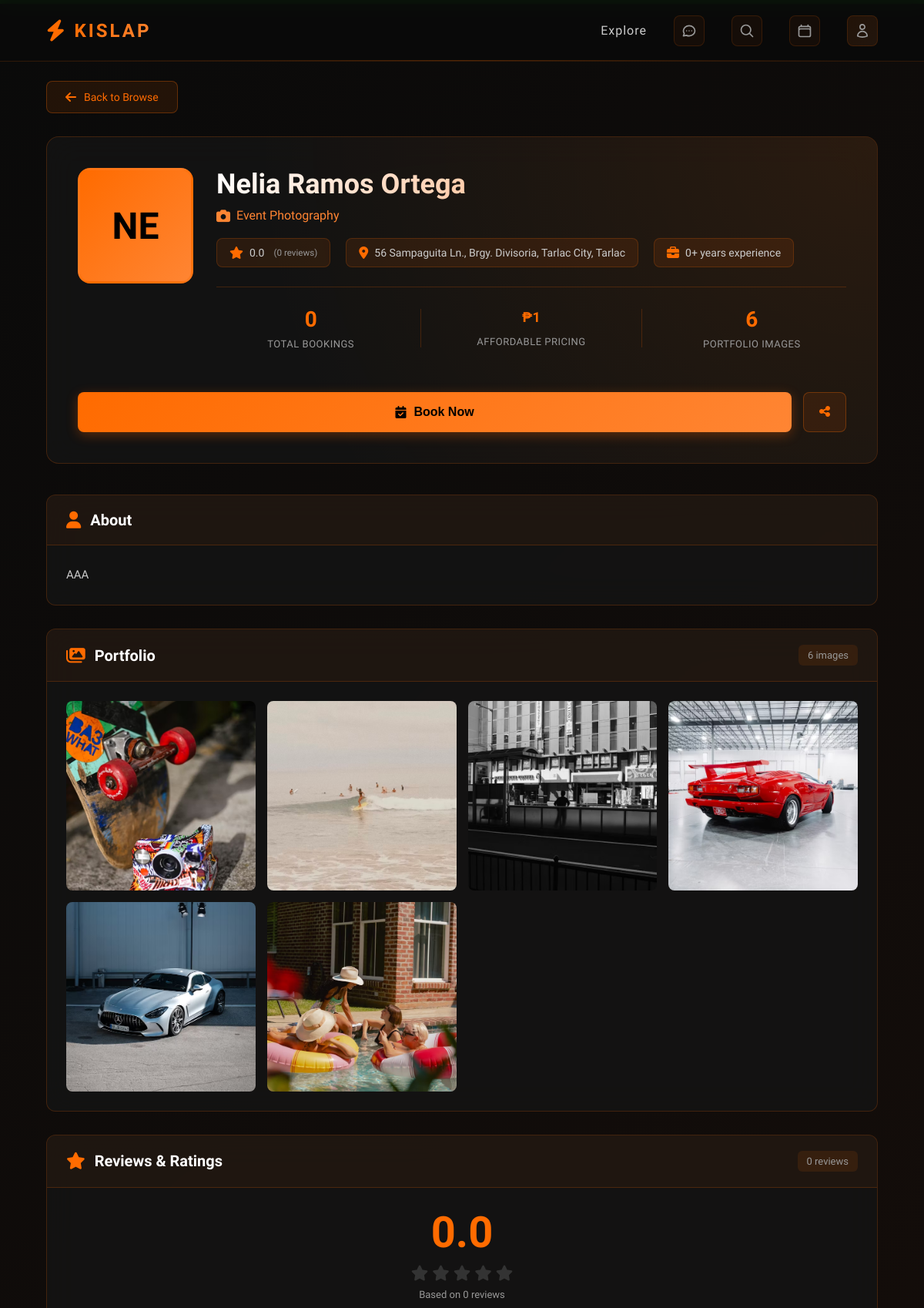
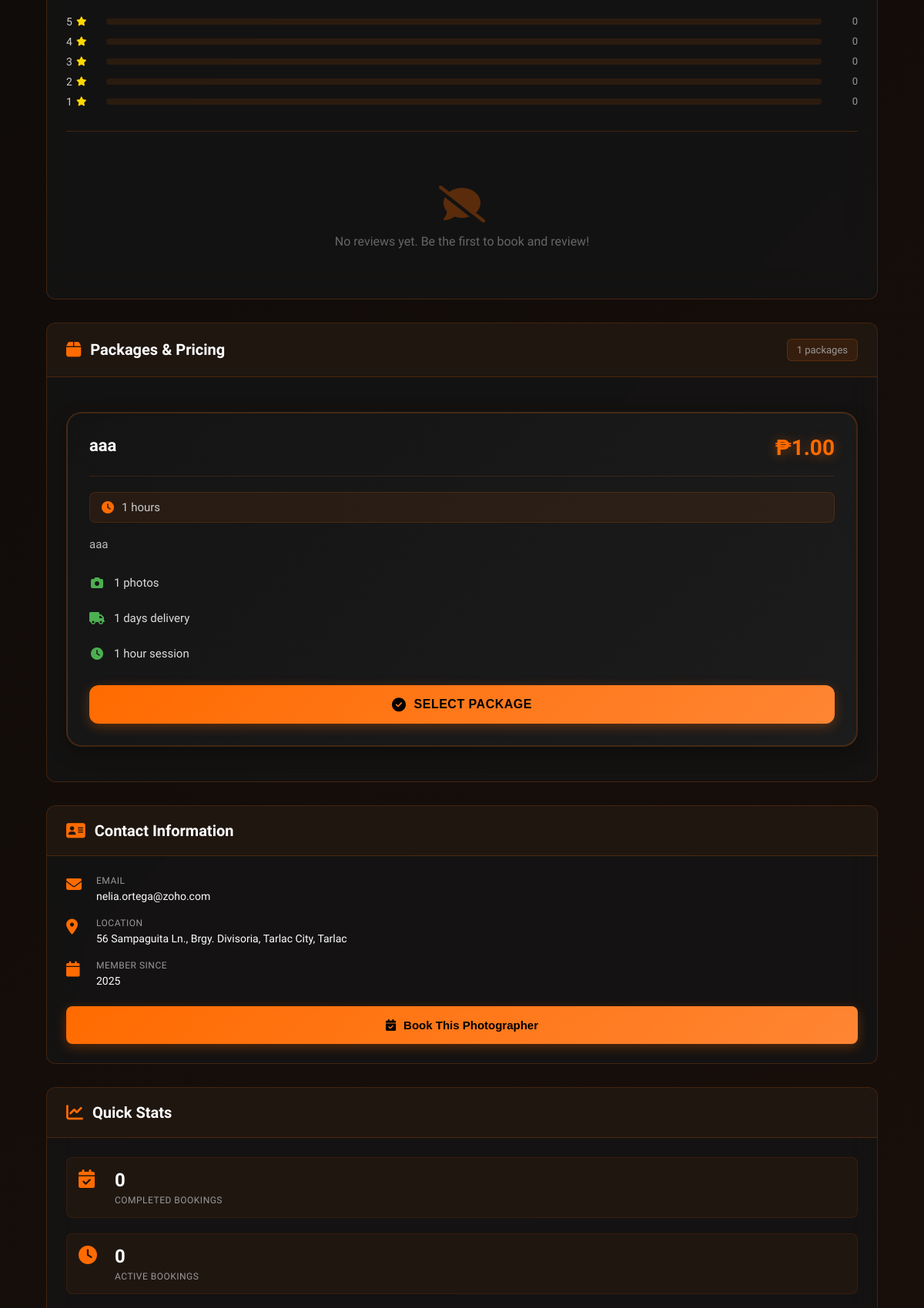
Page /index.php?controller=Browse&action=viewProfile&id=3 (upper part) on the committed database (2 pictures, top to bottom).
### tables this page shows
CREATE TABLE `workers` (
  `worker_id` int(11) NOT NULL,
  `application_id` int(11) DEFAULT NULL,
  `status` enum('active','suspended','banned') NOT NULL DEFAULT 'active',
  `suspended_until` timestamp NULL DEFAULT NULL,
  `suspension_reason` text DEFAULT NULL,
  `suspended_by` int(11) DEFAULT NULL,
  `suspended_at` timestamp NULL DEFAULT NULL,
  `lastName` varchar(100) NOT NULL,
  `firstName` varchar(100) NOT NULL,
  `middleName` varchar(100) DEFAULT NULL,
  `email` varchar(255) NOT NULL,
  `phoneNumber` varchar(20) NOT NULL,
  `password` varchar(255) NOT NULL,
  `address` text DEFAULT NULL,
  `specialty` varchar(100) DEFAULT NULL,
  `experience_years` int(11) DEFAULT 0,
  `bio` text DEFAULT NULL,
  `profile_photo` varchar(255) DEFAULT NULL,
  `total_ratings` int(11) DEFAULT 0,
  `total_bookings` int(11) DEFAULT 0,
  `total_earnings` decimal(10,2) DEFAULT 0.00,
  `created_at` timestamp NOT NULL DEFAULT current_timestamp(),
  `updated_at` timestamp NOT NULL DEFAULT current_timestamp() ON UPDATE current_timestamp(),
  `average_rating` decimal(3,2) DEFAULT 0.00
);

CREATE TABLE `worker_works` (
  `work_id` int(11) NOT NULL,
  `worker_id` int(11) NOT NULL,
  `image_path` varchar(255) NOT NULL,
  `uploaded_at` timestamp NOT NULL DEFAULT current_timestamp()
);

CREATE TABLE `packages` (
  `package_id` int(11) NOT NULL,
  `worker_id` int(11) NOT NULL,
  `name` varchar(100) NOT NULL,
  `description` text DEFAULT NULL,
  `price` decimal(10,2) NOT NULL,
  `duration_hours` int(11) DEFAULT NULL,
  `photo_count` int(11) DEFAULT NULL,
  `delivery_days` int(11) DEFAULT NULL,
  `status` enum('active','inactive') DEFAULT 'active',
  `created_at` timestamp NOT NULL DEFAULT current_timestamp(),
  `updated_at` timestamp NOT NULL DEFAULT current_timestamp() ON UPDATE current_timestamp()
);

### views/home/profile.php (the view, shortened to what the rows shown need)
<?php
$photographer = $worker ?? null;
$fullName = trim(
    ($photographer['firstName'] ?? '') . ' ' .
    ($photographer['middleName'] ?? '') . ' ' .
    ($photographer['lastName'] ?? '')
);
$businessName = $photographer['display_name'] ?? $fullName;
$bio = $photographer['bio'] ?? 'No bio available';
$location = $photographer['address'] ?? 'Philippines';
$yearsExperience = $photographer['experience_years'] ?? 0;
$specialty = $photographer['specialty'] ?? 'general';
$email = $photographer['email'] ?? '';
$joinedDate = $photographer['created_at'] ?? '';
$specialtyCategories = $allSpecialties ?? [];
$categoryLabel = $specialtyCategories[$specialty] ?? ucwords(str_replace('_', ' ', $specialty));
$stats = $workerStats ?? [];
$totalBookings = intval($stats['total_bookings'] ?? $photographer['total_bookings'] ?? 0);
$rating = floatval($stats['average_rating'] ?? $photographer['average_rating'] ?? 0);
$reviewsCount = intval($stats['total_ratings'] ?? $photographer['total_ratings'] ?? 0);
$joinedYear = $joinedDate ? date('Y', strtotime($joinedDate)) : date('Y');
?>
<!DOCTYPE html>
<html lang="en">
<head>
    <link href="https://cdnjs.cloudflare.com/ajax/libs/font-awesome/6.4.0/css/all.min.css" rel="stylesheet">
    <link rel="stylesheet" href="/Kislap/public/css/style.css" type="text/css">
    <link rel="stylesheet" href="/Kislap/public/css/viewProfile.css?v=<?php echo rand(1000, 9999) . time(); ?>" type="text/css">
    <link rel="stylesheet" href="/Kislap/public/css/packages.css?v=<?php echo time(); ?>" type="text/css">
</head>
<body>
<?php require __DIR__ . '/../shared/navbar.php'; ?>
<div class="profile-container">
    <div class="profile-header">
        <div class="profile-header-content">
            <div class="profile-main-info">
                <div class="profile-details">
                    <h1 class="profile-name"><?php echo htmlspecialchars($businessName); ?></h1>
                    <p class="profile-specialty">
                        <i class="fas fa-camera"></i>
                        <?php echo htmlspecialchars($categoryLabel); ?>
                    </p>
                    <div class="profile-meta-row">
                        <div class="meta-badge">
                            <i class="fas fa-star"></i>
                            <span><?php echo number_format($rating, 1); ?></span>
                            <small>(<?php echo $reviewsCount; ?> reviews)</small>
                        </div>
                        <div class="meta-badge">
                            <i class="fas fa-map-marker-alt"></i>
                            <span><?php echo htmlspecialchars($location); ?></span>
                        </div>
                        <div class="meta-badge">
                            <i class="fas fa-briefcase"></i>
                            <span><?php echo $yearsExperience; ?>+ years experience</span>
                        </div>
                    </div>
                    <div class="profile-stats">
                        <div class="stat-item">
                            <span class="stat-number"><?php echo $totalBookings; ?></span>
                            <span class="stat-label">Total Bookings</span>
                        </div>
                        <div class="stat-item">
                        </div>
                        <div class="stat-item">
                        </div>
                    </div>
                </div>
            </div>
        </div>
    </div>
    <div class="profile-content-grid">
        <div class="profile-left-column">
            <div class="profile-section">
                <div class="section-header">
                    <h2><i class="fas fa-user"></i> About</h2>
                </div>
                <div class="section-content">
                    <p class="bio-text"><?php echo nl2br(htmlspecialchars($bio)); ?></p>
                </div>
            </div>
            <div class="profile-section">
                <div class="section-header">
                    <h2><i class="fas fa-images"></i> Portfolio</h2>
                </div>
                <div class="section-content">
                    <?php if (!empty($recentWork)): ?>
                        <div class="portfolio-grid">
                            <?php foreach ($recentWork as $index => $work): ?>
                                <div class="portfolio-item" onclick="openLightbox(<?php echo $index; ?>)">
                                    <?php
                                    $imagePath = $work['image_path'];
                                    if (!str_starts_with($imagePath, '/Kislap/') && !str_starts_with($imagePath, 'http')) {
                                        $imagePath = '/Kislap/' . $imagePath;
                                    }
                                    ?>
                                    <img src="<?php echo htmlspecialchars($imagePath); ?>"
                                         alt=""
                                         loading="lazy"
                                         onerror="this.parentElement.style.display='none'">
                                </div>
                            <?php endforeach; ?>
                        </div>
                    <?php endif; ?>
                </div>
            </div>
            <div class="profile-section">
                <div class="section-header">
                    <h2><i class="fas fa-star"></i> Reviews & Ratings</h2>
                    <span class="review-count"><?php echo $reviewsCount; ?> reviews</span>
                </div>
                <div class="section-content">
                    <div class="rating-overview">
                        <div class="rating-score">
                            <span class="score-number"><?php echo number_format($rating, 1); ?></span>
                            <div class="score-stars">
                                <?php for ($i = 1; $i <= 5; $i++): ?>
                                    <i class="fas fa-star <?php echo $i <= round($rating) ? 'active' : ''; ?>"></i>
                                <?php endfor; ?>
                            </div>
                            <p class="score-label">Based on <?php echo $reviewsCount; ?> reviews</p>
                        </div>
                    </div>
                </div>
            </div>
            <?php if (!empty($packages)): ?>
            <div class="profile-section">
                <div class="section-header">
                    <h2><i class="fas fa-box"></i> Packages & Pricing</h2>
                </div>
                <div class="section-content">
                    <div class="packages-grid">
                        <?php foreach ($packages as $package): ?>
                            <div class="package-card">
                                <div class="package-header">
                                    <h3><?php echo htmlspecialchars($package['name']); ?></h3>
                                    <div class="package-price">₱<?php echo number_format($package['price'], 2); ?></div>
                                </div>
                                <div class="package-details">
                                    <?php if ($package['duration']): ?>
                                        <div class="package-duration">
                                            <i class="fas fa-clock"></i>
                                            <span><?php echo $package['duration']; ?> hours</span>
                                        </div>
                                    <?php endif; ?>
                                    <?php if ($package['description']): ?>
                                        <p class="package-description">
                                            <?php echo nl2br(htmlspecialchars($package['description'])); ?>
                                        </p>
                                    <?php endif; ?>
                                    <div class="package-features">
                                        <?php if ($package['photo_count']): ?>
                                            <div class="feature-item">
                                                <i class="fas fa-camera"></i>
                                                <span><?php echo $package['photo_count']; ?> photos</span>
                                            </div>
                                        <?php endif; ?>
                                        <?php if ($package['delivery_days']): ?>
                                            <div class="feature-item">
                                                <i class="fas fa-truck"></i>
                                                <span><?php echo $package['delivery_days']; ?> days delivery</span>
                                            </div>
                                        <?php endif; ?>
                                        <?php if ($package['duration']): ?>
                                            <div class="feature-item">
                                                <i class="fas fa-clock"></i>
                                                <span><?php echo $package['duration']; ?> hour session</span>
                                            </div>
                                        <?php endif; ?>
                                    </div>
                                </div>
                                <button class="btn-select-package" onclick="selectPackage(<?php echo $package['package_id']; ?>, '<?php echo htmlspecialchars($package['name']); ?>', <?php echo $package['price']; ?>)">
                                    <i class="fas fa-check-circle"></i>
                                    Select Package
                                </button>
                            </div>
                        <?php endforeach; ?>
                    </div>
                </div>
            </div>
            <?php endif; ?>
        </div>
        <div class="profile-right-column">
            <div class="profile-section">
                <div class="section-header">
                    <h2><i class="fas fa-address-card"></i> Contact Information</h2>
                </div>
                <div class="section-content">
                    <div class="contact-list">
                        <?php if ($email): ?>
                            <div class="contact-item">
                                <i class="fas fa-envelope"></i>
                                <div>
                                    <span class="contact-label">Email</span>
                                    <a href="mailto:<?php echo htmlspecialchars($email); ?>" class="contact-value">
                                        <?php echo htmlspecialchars($email); ?>
                                    </a>
                                </div>
                            </div>
                        <?php endif; ?>
                        <div class="contact-item">
                            <div>
                                <span class="contact-label">Location</span>
                                <span class="contact-value"><?php echo htmlspecialchars($location); ?></span>
                            </div>
                        </div>
                        <?php if ($joinedDate): ?>
                            <div class="contact-item">
                                <i class="fas fa-calendar"></i>
                                <div>
                                    <span class="contact-label">Member Since</span>
                                    <span class="contact-value"><?php echo $joinedYear; ?></span>
                                </div>
                            </div>
                        <?php endif; ?>
                    </div>
                </div>
            </div>
            <div class="profile-section">
                <div class="section-header">
                    <h2><i class="fas fa-chart-line"></i> Quick Stats</h2>
                </div>
            </div>
        </div>
    </div>
</div>
</body>
</html>

### rows in the picture
workers: specialty "Event Photography", average_rating "0.0", total_ratings "0", address "56 Sampaguita Ln., Brgy. Divisoria, Tarlac City, Tarlac", experience_years "0", total_bookings "0", bio "AAA", email "nelia.ortega@zoho.com"
worker_works: shows a picture
worker_works: shows a picture
worker_works: shows a picture
worker_works: shows a picture
worker_works: shows a picture
worker_works: shows a picture
packages: name "aaa", price "1.00", duration_hours "1", description "aaa", photo_count "1", delivery_days "1"

### other values in the picture
substr($businessName, 0, 2) "NE"
$businessName "Nelia Ramos Ortega"
$priceRangeText "₱1"
$priceDescription "AFFORDABLE PRICING"
count($portfolioImages) "6"
count($recentWork) "6"
$stars "5"
$count "0"
$stars "4"
$stars "3"
$stars "2"
$stars "1"
count($packages) "1"
$completedBookings "0"
$pendingBookings "0"
